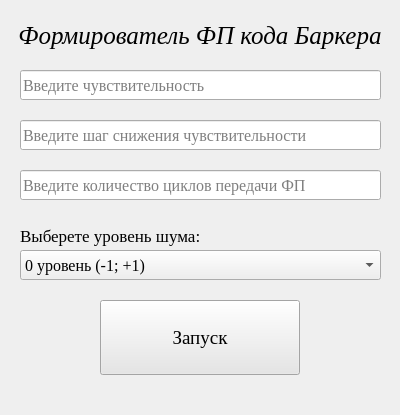
<?xml version="1.0" encoding="UTF-8"?>
<ui version="4.0">
 <class>MainWindow</class>
 <widget class="QMainWindow" name="MainWindow">
  <property name="geometry">
   <rect>
    <x>0</x>
    <y>0</y>
    <width>400</width>
    <height>415</height>
   </rect>
  </property>
  <property name="sizePolicy">
   <sizepolicy hsizetype="Fixed" vsizetype="Fixed">
    <horstretch>0</horstretch>
    <verstretch>0</verstretch>
   </sizepolicy>
  </property>
  <property name="minimumSize">
   <size>
    <width>400</width>
    <height>415</height>
   </size>
  </property>
  <property name="maximumSize">
   <size>
    <width>400</width>
    <height>415</height>
   </size>
  </property>
  <property name="windowTitle">
   <string>Анализ ФП</string>
  </property>
  <property name="layoutDirection">
   <enum>Qt::LeftToRight</enum>
  </property>
  <widget class="QWidget" name="centralwidget">
   <widget class="QLabel" name="name_of_gui">
    <property name="geometry">
     <rect>
      <x>0</x>
      <y>10</y>
      <width>400</width>
      <height>50</height>
     </rect>
    </property>
    <property name="font">
     <font>
      <family>Times New Roman</family>
      <pointsize>19</pointsize>
      <weight>50</weight>
      <italic>true</italic>
      <bold>false</bold>
     </font>
    </property>
    <property name="text">
     <string>Формирователь ФП кода Баркера</string>
    </property>
    <property name="alignment">
     <set>Qt::AlignCenter</set>
    </property>
   </widget>
   <widget class="QPushButton" name="pusk_button">
    <property name="geometry">
     <rect>
      <x>100</x>
      <y>300</y>
      <width>200</width>
      <height>75</height>
     </rect>
    </property>
    <property name="font">
     <font>
      <family>Times New Roman</family>
      <pointsize>14</pointsize>
      <weight>50</weight>
      <bold>false</bold>
     </font>
    </property>
    <property name="cursor">
     <cursorShape>PointingHandCursor</cursorShape>
    </property>
    <property name="styleSheet">
     <string notr="true">background-color: rgb(230, 230, 230);</string>
    </property>
    <property name="text">
     <string>Запуск</string>
    </property>
   </widget>
   <widget class="QComboBox" name="mush_level">
    <property name="geometry">
     <rect>
      <x>20</x>
      <y>250</y>
      <width>361</width>
      <height>30</height>
     </rect>
    </property>
    <property name="font">
     <font>
      <family>Times New Roman</family>
      <pointsize>12</pointsize>
     </font>
    </property>
    <property name="cursor">
     <cursorShape>PointingHandCursor</cursorShape>
    </property>
    <property name="currentText">
     <string>0 уровень (-1; +1)</string>
    </property>
    <item>
     <property name="text">
      <string>0 уровень (-1; +1)</string>
     </property>
    </item>
    <item>
     <property name="text">
      <string>1 уровень (-0.3; +0.3)</string>
     </property>
    </item>
    <item>
     <property name="text">
      <string>2 уровень (-0.8...-0.3; +0.3...+0.8)</string>
     </property>
    </item>
    <item>
     <property name="text">
      <string>3 уровень (-1...-0.8; +0.8...+1)</string>
     </property>
    </item>
   </widget>
   <widget class="QLineEdit" name="sens_input_text">
    <property name="geometry">
     <rect>
      <x>20</x>
      <y>70</y>
      <width>361</width>
      <height>30</height>
     </rect>
    </property>
    <property name="font">
     <font>
      <family>Times New Roman</family>
      <pointsize>12</pointsize>
     </font>
    </property>
    <property name="placeholderText">
     <string>Введите чувствительность</string>
    </property>
   </widget>
   <widget class="QLabel" name="leveling_text">
    <property name="geometry">
     <rect>
      <x>20</x>
      <y>220</y>
      <width>281</width>
      <height>31</height>
     </rect>
    </property>
    <property name="font">
     <font>
      <family>Times New Roman</family>
      <pointsize>13</pointsize>
     </font>
    </property>
    <property name="text">
     <string>Выберете уровень шума:</string>
    </property>
   </widget>
   <widget class="QLineEdit" name="step_sens_text">
    <property name="geometry">
     <rect>
      <x>20</x>
      <y>120</y>
      <width>361</width>
      <height>30</height>
     </rect>
    </property>
    <property name="font">
     <font>
      <family>Times New Roman</family>
      <pointsize>12</pointsize>
     </font>
    </property>
    <property name="placeholderText">
     <string>Введите шаг снижения чувствительности</string>
    </property>
   </widget>
   <widget class="QLineEdit" name="kol_cycle">
    <property name="geometry">
     <rect>
      <x>20</x>
      <y>170</y>
      <width>361</width>
      <height>30</height>
     </rect>
    </property>
    <property name="font">
     <font>
      <family>Times New Roman</family>
      <pointsize>12</pointsize>
     </font>
    </property>
    <property name="placeholderText">
     <string>Введите количество циклов передачи ФП</string>
    </property>
   </widget>
  </widget>
 </widget>
 <resources/>
 <connections/>
</ui>
